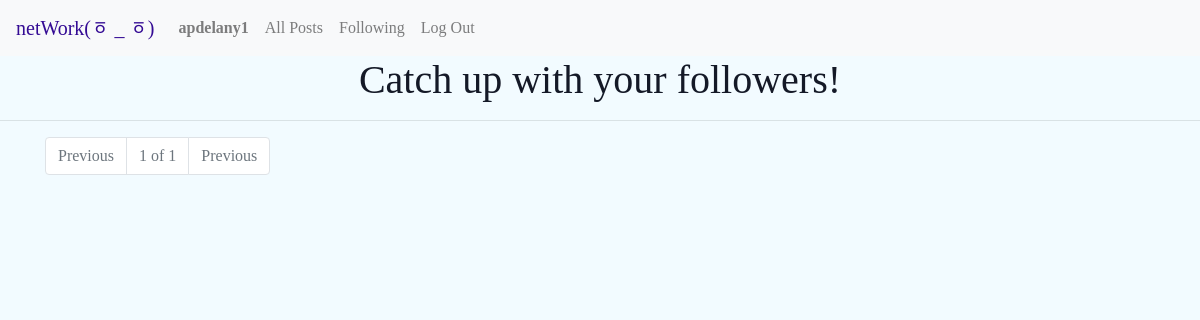
Page /following (signed in) on the earlier database version.
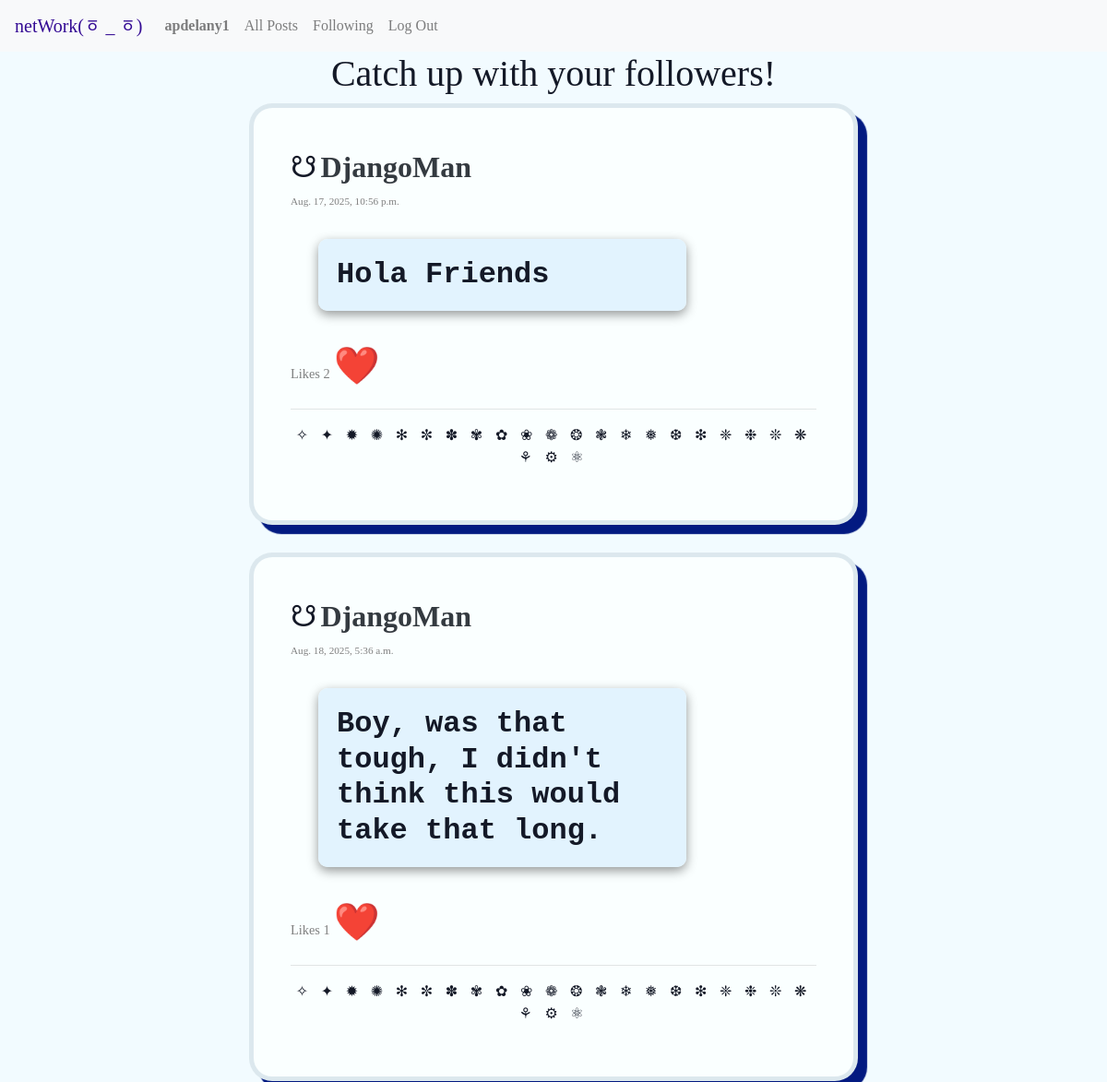
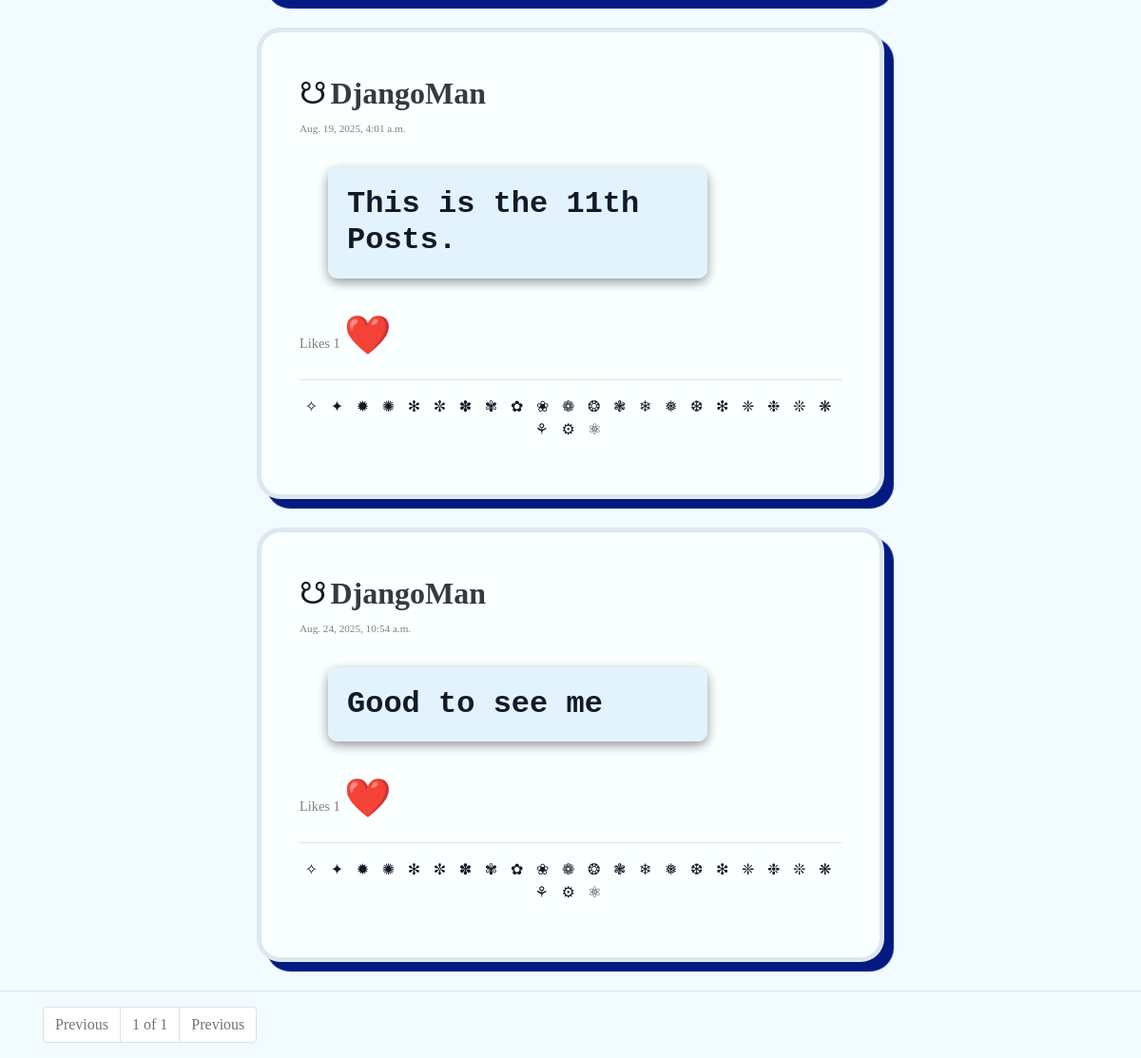
Same page on the later database version (2 pictures, top to bottom).
### network/models.py (models this page shows, shortened)
class User(AbstractUser):
    pass

class Posts(models.Model):
    owner = models.ForeignKey(User, on_delete=models.CASCADE, related_name="posts")
    text = models.TextField(max_length=200)
    created = models.DateTimeField(auto_now_add=True)
    likeCount = models.IntegerField(default=0)

### network/views.py (the view)
# urls.py: path("following", views.following, name="following"),
def following(request):
    following = Follower.objects.filter(follower=request.user).values_list('followee')
    posts = Posts.objects.filter(owner__id__in=following)
    paginator = Paginator(posts, 10)
    page_number = request.GET.get("page")
    page_obj = paginator.get_page(page_number)
    return render(request, "network/following.html", {
        "page_obj" : page_obj,
        "currentUser" : request.user.username,
    })

### network/templates/network/following.html (shortened to what this page needs)
{% extends "network/layout.html" %}
{% load static %}
{% block body %}
<div class="container-xxl" id="container">
    <h1 style="text-align:center">Catch up with your followers!</h1>
    <section id="allPosts">
        {% for post in page_obj %}
        <div class="post">
            <span style="font-size:2rem">☋</span>
            <a href="{% url 'userProfile' post.owner.username %}" class="font-weight-bold text-dark h2">
                {{post.owner.username}} <br>
            </a>
            <span class="text-right" style="font-size: 0.7rem; color:gray;">
                {{ post.created }}
            </span>
            <p class="h1"> {{post.text}} </p>
            <span>
                <span style="font-size:0.9rem;color:grey;">Likes <span>{{ post.likeCount }}</span></span>
                {% if user.is_authenticated %}
                    <a href="{% url 'like' post.id %}" class="clickLike {{post.id}}" id="{{ forloop.counter0 }}">
                        ❤️
                    </a>
                {% else %}
                    <a href="{% url 'login' %}">
                        ❤️
                    </a>
                {% endif %}
                <hr>
                <div class="emoji">
                    <p style="letter-spacing:.3em">✧ ✦ ✹ ✺ ✻ ✼ ✽ ✾ ✿ ❀ ❁ ❂ ❃ ❄ ❅ ❆ ❇ ❈ ❉ ❊ ❋ ⚘ ⚙ ⚛</p>
                </div>
        </div>
        {% endfor %}
    </section>
    <hr>
    <nav class="container">
        <ul class="pagination">
            {% if page_obj.number == 1 %}
            <li class="page-item disabled">
                <a class="page-link">Previous</a>
            </li>
            {% endif %}
            <li class="page-item disabled">
                <span class="page-link">
                    {{ page_obj.number }} of {{ page_obj.paginator.num_pages }}
                </span>
            </li>
            {% if page_obj.number == page_obj.paginator.num_pages %}
            <li class="page-item disabled">
                <a class="page-link">Previous</a>
            </li>
            {% endif %}
        </ul>
    </nav>
</div>
{% endblock %}

### network/templates/network/layout.html (shortened to what this page needs)
{% load static %}
<!DOCTYPE html>
<html lang="en">
    <head>
        <link rel="stylesheet" href="https://stackpath.bootstrapcdn.com/bootstrap/4.4.1/css/bootstrap.min.css">
        <link href="{% static 'network/styles.css' %}" rel="stylesheet">
    </head>
    <body>
        <nav class="navbar navbar-expand-lg navbar-light bg-light">
            <a class="navbar-brand" href="{% url 'index' %}" style="color:rgb(52, 11, 148);">netWork(ㆆ _ ㆆ)</a>
            <div>
              <ul class="navbar-nav mr-auto">
                {% if user.is_authenticated %}
                    <li class="nav-item">
                        <a class="nav-link profile userProfile" href="{% url 'userProfile' user.username %}"><strong>{{ user.username }}</strong></a>
                    </li>
                {% endif %}
                <li class="nav-item">
                  <a class="nav-link" href="{% url 'index' %}" id="all-posts">All Posts</a>
                </li>
                {% if user.is_authenticated %}
                    <li class="nav-item">
                        <a class="nav-link following" id="following" href="{% url 'following' %}">Following</a>
                    </li>
                    <li class="nav-item">
                        <a class="nav-link" href="{% url 'logout' %}">Log Out</a>
                    </li>
                {% endif %}
              </ul>
            </div>
          </nav>
        <div class="body">
            {% block body %}
            {% endblock %}
        </div>
    </body>
</html>

### network/static/network/styles.css (style rules this page uses)
body { font-family: Georgia, 'Times New Roman', Times, serif; background: #e7f8ff85; color: rgb(20, 25, 39); }
.post { margin: 0 auto; padding: 40px; width: 55%; text-align: left; border-radius: 25px; flex-direction: column; justify-content: space-around; border: 5px solid rgba(148, 178, 197, 0.301); box-shadow: 10px 10px 1px rgb(3, 26, 129); margin-bottom: 30px; background: rgb(250, 255, 255); }
.post .h1 { font-size: 2rem; background-color: rgba(224, 242, 254, 0.925); font-weight: bold; padding: 20px; border-radius: 10px; box-shadow: 0 4px 12px rgba(0, 0, 0, 0.411); margin: 30px; font-family: 'Courier New', Courier, monospace; width: 70%; }
.clickLike { color: #333; text-decoration: none; font-size: 40px; }
.emoji { text-align: center; }

Differences in the rows shown:
added Posts: owner.username "DjangoMan", created "Aug. 17, 2025, 10:56 p.m.", text "Hola Friends", likeCount "2"
added Posts: owner.username "DjangoMan", created "Aug. 18, 2025, 5:36 a.m.", text "Boy, was that tough, I didn't think this would take that long.", likeCount "1"
added Posts: owner.username "DjangoMan", created "Aug. 19, 2025, 4:01 a.m.", text "This is the 11th Posts.", likeCount "1"
added Posts: owner.username "DjangoMan", created "Aug. 24, 2025, 10:54 a.m.", text "Good to see me", likeCount "1"
